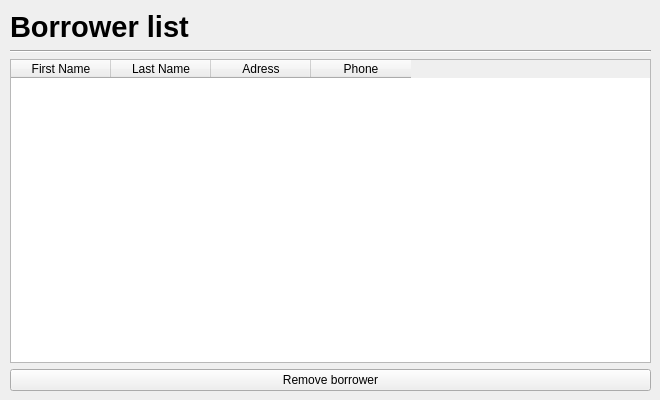
    <widget class="QWidget" name="pageListBorrower">
     <widget class="QWidget" name="verticalLayoutWidget_2">
      <property name="geometry">
       <rect>
        <x>10</x>
        <y>10</y>
        <width>641</width>
        <height>381</height>
       </rect>
      </property>
      <layout class="QVBoxLayout" name="layoutNewBorrower_2">
       <item>
        <widget class="QLabel" name="label_6">
         <property name="font">
          <font>
           <pointsize>22</pointsize>
           <weight>75</weight>
           <bold>true</bold>
          </font>
         </property>
         <property name="text">
          <string>Borrower list</string>
         </property>
        </widget>
       </item>
       <item>
        <widget class="Line" name="line_2">
         <property name="orientation">
          <enum>Qt::Horizontal</enum>
         </property>
        </widget>
       </item>
       <item>
        <widget class="QTableWidget" name="tableWidget">
         <property name="enabled">
          <bool>true</bool>
         </property>
         <property name="columnCount">
          <number>4</number>
         </property>
         <attribute name="horizontalHeaderCascadingSectionResizes">
          <bool>false</bool>
         </attribute>
         <attribute name="verticalHeaderShowSortIndicator" stdset="0">
          <bool>false</bool>
         </attribute>
         <column>
          <property name="text">
           <string>First Name</string>
          </property>
         </column>
         <column>
          <property name="text">
           <string>Last Name</string>
          </property>
         </column>
         <column>
          <property name="text">
           <string>Adress</string>
          </property>
         </column>
         <column>
          <property name="text">
           <string>Phone</string>
          </property>
         </column>
        </widget>
       </item>
       <item>
        <widget class="QPushButton" name="pushButton_5">
         <property name="text">
          <string>Remove borrower</string>
         </property>
        </widget>
       </item>
      </layout>
     </widget>
    </widget>
